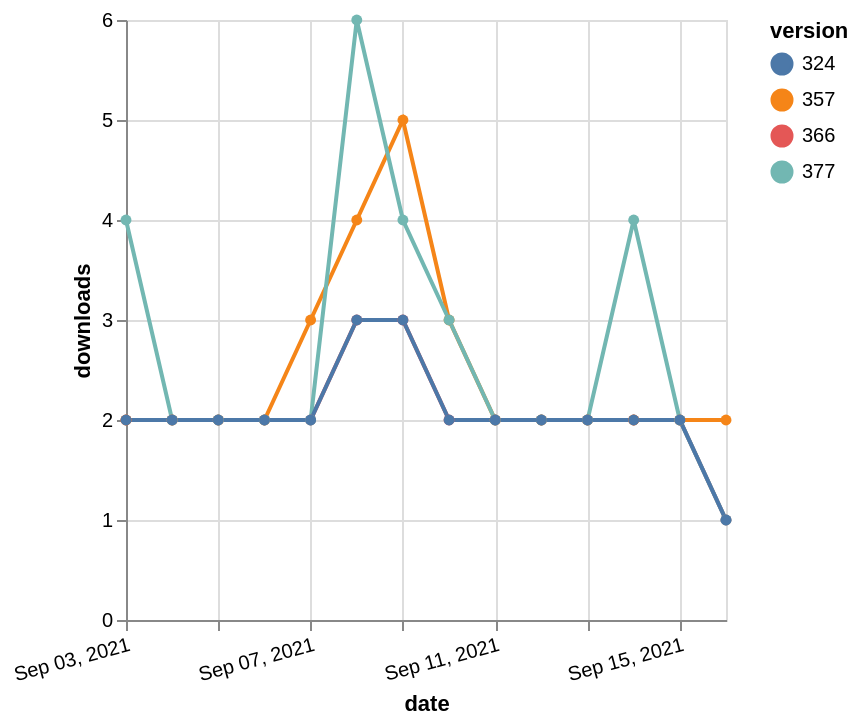

Write the Vega-Lite specification saved for this chart.
### Vega-Lite specification from a JSON file in a GitHub repository (floating-point values rounded to 4 significant figures)
{"$schema": "https://vega.github.io/schema/vega-lite/v5.json", "description": "A simple bar chart with embedded data.", "data": {"values": [{"date": "2021-09-03", "total": 2351, "delta": 2, "version": "366"}, {"date": "2021-09-04", "total": 2353, "delta": 2, "version": "366"}, {"date": "2021-09-05", "total": 2355, "delta": 2, "version": "366"}, {"date": "2021-09-06", "total": 2357, "delta": 2, "version": "366"}, {"date": "2021-09-07", "total": 2359, "delta": 2, "version": "366"}, {"date": "2021-09-08", "total": 2362, "delta": 3, "version": "366"}, {"date": "2021-09-09", "total": 2365, "delta": 3, "version": "366"}, {"date": "2021-09-10", "total": 2367, "delta": 2, "version": "366"}, {"date": "2021-09-11", "total": 2369, "delta": 2, "version": "366"}, {"date": "2021-09-12", "total": 2371, "delta": 2, "version": "366"}, {"date": "2021-09-13", "total": 2373, "delta": 2, "version": "366"}, {"date": "2021-09-14", "total": 2375, "delta": 2, "version": "366"}, {"date": "2021-09-15", "total": 2377, "delta": 2, "version": "366"}, {"date": "2021-09-16", "total": 2378, "delta": 1, "version": "366"}, {"date": "2021-09-03", "total": 2897, "delta": 2, "version": "357"}, {"date": "2021-09-04", "total": 2899, "delta": 2, "version": "357"}, {"date": "2021-09-05", "total": 2901, "delta": 2, "version": "357"}, {"date": "2021-09-06", "total": 2903, "delta": 2, "version": "357"}, {"date": "2021-09-07", "total": 2906, "delta": 3, "version": "357"}, {"date": "2021-09-08", "total": 2910, "delta": 4, "version": "357"}, {"date": "2021-09-09", "total": 2915, "delta": 5, "version": "357"}, {"date": "2021-09-10", "total": 2918, "delta": 3, "version": "357"}, {"date": "2021-09-11", "total": 2920, "delta": 2, "version": "357"}, {"date": "2021-09-12", "total": 2922, "delta": 2, "version": "357"}, {"date": "2021-09-13", "total": 2924, "delta": 2, "version": "357"}, {"date": "2021-09-14", "total": 2926, "delta": 2, "version": "357"}, {"date": "2021-09-15", "total": 2928, "delta": 2, "version": "357"}, {"date": "2021-09-16", "total": 2930, "delta": 2, "version": "357"}, {"date": "2021-09-03", "total": 2160, "delta": 4, "version": "377"}, {"date": "2021-09-04", "total": 2162, "delta": 2, "version": "377"}, {"date": "2021-09-05", "total": 2164, "delta": 2, "version": "377"}, {"date": "2021-09-06", "total": 2166, "delta": 2, "version": "377"}, {"date": "2021-09-07", "total": 2168, "delta": 2, "version": "377"}, {"date": "2021-09-08", "total": 2174, "delta": 6, "version": "377"}, {"date": "2021-09-09", "total": 2178, "delta": 4, "version": "377"}, {"date": "2021-09-10", "total": 2181, "delta": 3, "version": "377"}, {"date": "2021-09-11", "total": 2183, "delta": 2, "version": "377"}, {"date": "2021-09-12", "total": 2185, "delta": 2, "version": "377"}, {"date": "2021-09-13", "total": 2187, "delta": 2, "version": "377"}, {"date": "2021-09-14", "total": 2191, "delta": 4, "version": "377"}, {"date": "2021-09-15", "total": 2193, "delta": 2, "version": "377"}, {"date": "2021-09-16", "total": 2194, "delta": 1, "version": "377"}, {"date": "2021-09-03", "total": 2603, "delta": 2, "version": "324"}, {"date": "2021-09-04", "total": 2605, "delta": 2, "version": "324"}, {"date": "2021-09-05", "total": 2607, "delta": 2, "version": "324"}, {"date": "2021-09-06", "total": 2609, "delta": 2, "version": "324"}, {"date": "2021-09-07", "total": 2611, "delta": 2, "version": "324"}, {"date": "2021-09-08", "total": 2614, "delta": 3, "version": "324"}, {"date": "2021-09-09", "total": 2617, "delta": 3, "version": "324"}, {"date": "2021-09-10", "total": 2619, "delta": 2, "version": "324"}, {"date": "2021-09-11", "total": 2621, "delta": 2, "version": "324"}, {"date": "2021-09-12", "total": 2623, "delta": 2, "version": "324"}, {"date": "2021-09-13", "total": 2625, "delta": 2, "version": "324"}, {"date": "2021-09-14", "total": 2627, "delta": 2, "version": "324"}, {"date": "2021-09-15", "total": 2629, "delta": 2, "version": "324"}, {"date": "2021-09-16", "total": 2630, "delta": 1, "version": "324"}]}, "width": "container", "mark": {"type": "line", "point": {"filled": true}}, "encoding": {"x": {"field": "date", "type": "temporal", "timeUnit": "yearmonthdate", "title": "date", "axis": {"labelAngle": -15}}, "y": {"field": "delta", "type": "quantitative", "title": "downloads"}, "color": {"field": "version", "type": "nominal"}, "tooltip": {"field": "delta"}}}
